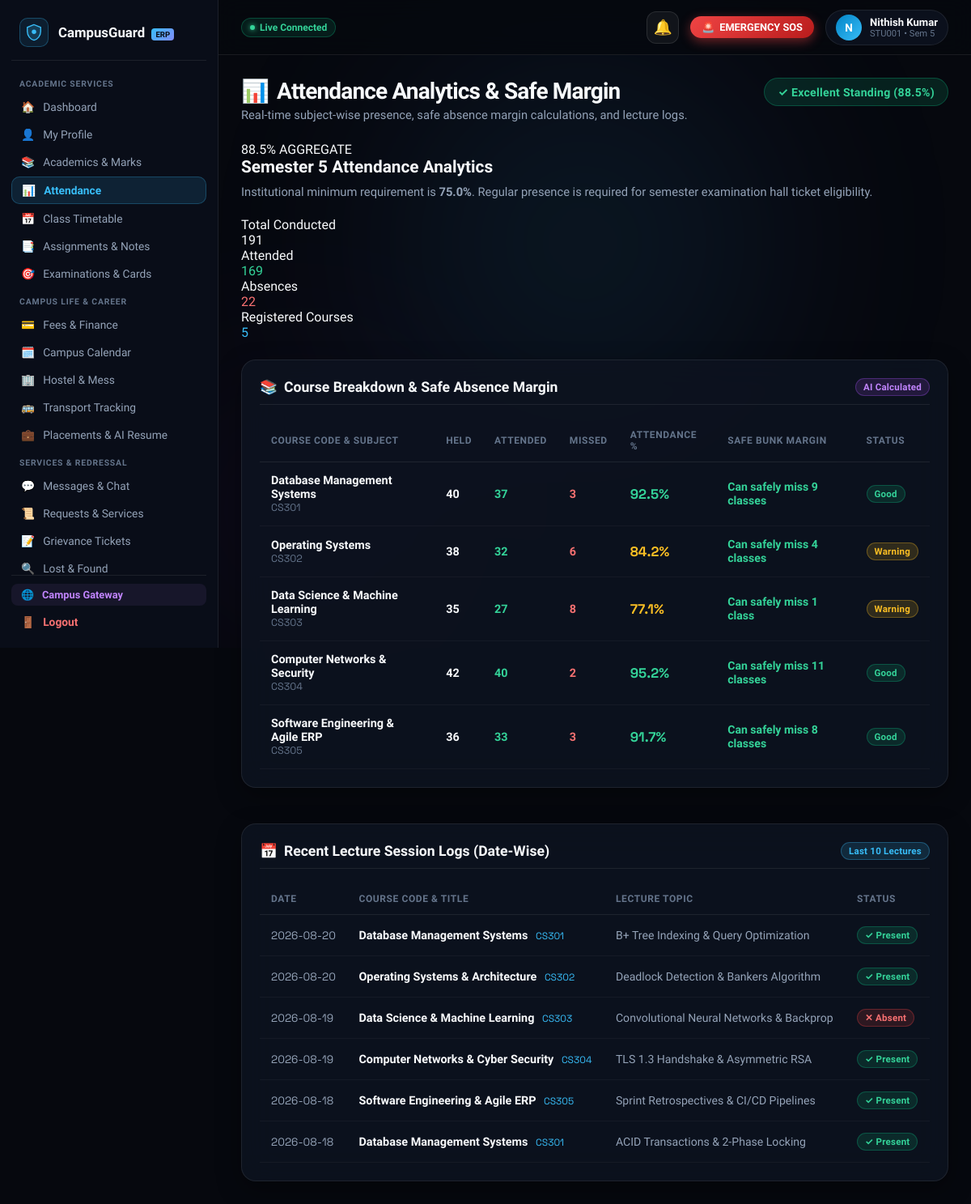
Page /student/attendance (signed in) on the earlier database version.
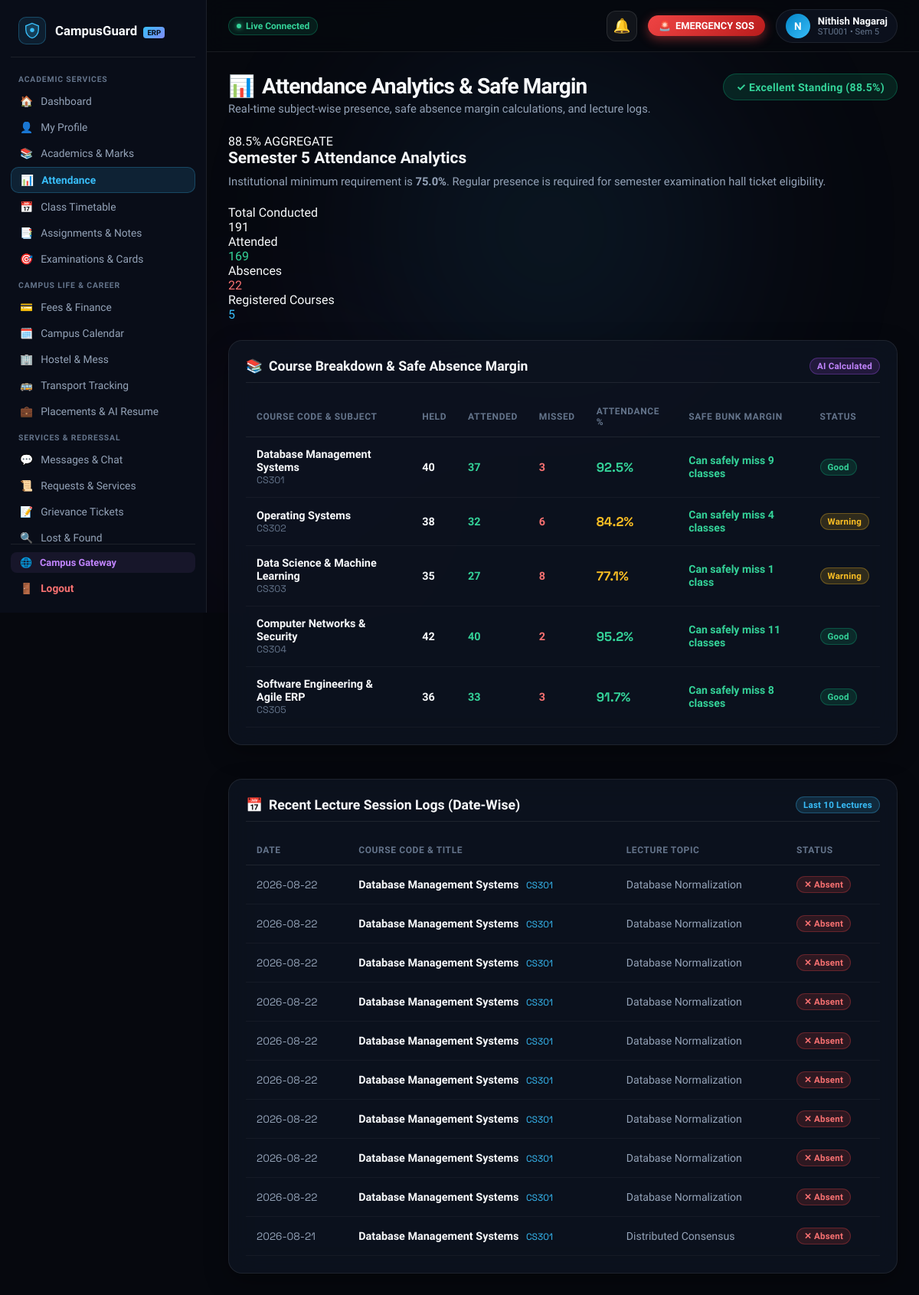
Same page on the later database version.
### tables this page shows
CREATE TABLE students (
            id INTEGER PRIMARY KEY AUTOINCREMENT,
            name TEXT NOT NULL,
            register_number TEXT UNIQUE NOT NULL,
            email TEXT NOT NULL,
            password_hash TEXT NOT NULL,
            department TEXT NOT NULL,
            year INTEGER NOT NULL,
            profile_image TEXT DEFAULT '',
            created_at TIMESTAMP DEFAULT CURRENT_TIMESTAMP
        , phone TEXT DEFAULT '+91 98765 43210', join_date TEXT DEFAULT '2023-08-01', cgpa REAL DEFAULT 8.75, program TEXT DEFAULT 'B.Tech', semester INTEGER DEFAULT 5, section TEXT DEFAULT 'A', dob TEXT DEFAULT '2004-05-14', address TEXT DEFAULT '#42, Green Avenue, Tech City, Karnataka 560001', parent_name TEXT DEFAULT 'R. S. Kumar', parent_phone TEXT DEFAULT '+91 94440 12345', sgpa REAL DEFAULT 8.90, earned_credits INTEGER DEFAULT 112, total_credits INTEGER DEFAULT 160, status TEXT DEFAULT 'ACTIVE');

CREATE TABLE attendance (
            id INTEGER PRIMARY KEY AUTOINCREMENT,
            student_id INTEGER NOT NULL,
            subject_code TEXT NOT NULL,
            subject_name TEXT NOT NULL,
            classes_held INTEGER NOT NULL,
            classes_attended INTEGER NOT NULL,
            classes_missed INTEGER NOT NULL,
            attendance_pct REAL NOT NULL,
            FOREIGN KEY (student_id) REFERENCES students (id)
        );

CREATE TABLE attendance_logs (
            id INTEGER PRIMARY KEY AUTOINCREMENT,
            student_id INTEGER NOT NULL,
            course_code TEXT NOT NULL,
            course_name TEXT NOT NULL,
            date TEXT NOT NULL,
            status TEXT NOT NULL,
            topic TEXT NOT NULL,
            FOREIGN KEY (student_id) REFERENCES students (id)
        );

### routes/student.py (the view)
@student_bp.route('/student/attendance')
@student_required
def student_attendance(student):
    conn = get_db_connection()
    records = conn.execute("SELECT * FROM attendance WHERE student_id = ?", (student['id'],)).fetchall()
    logs = conn.execute("SELECT * FROM attendance_logs WHERE student_id = ? ORDER BY date DESC LIMIT 10", (student['id'],)).fetchall()
    conn.close()
    att_analysis = analyze_student_attendance(records)
    return render_template(
        'student/attendance.html',
        student=student,
        records=records,
        attendance_logs=logs,
        total_held=att_analysis['total_held'],
        total_attended=att_analysis['total_attended'],
        total_missed=att_analysis['total_missed'],
        overall_pct=att_analysis['overall_pct'],
        att_analysis=att_analysis,
        active_page='attendance'
    )

### app.py (called while the page is built, shortened)
def _url_build_error_fallback(error, endpoint, values):
    for registered_ep in list(app.view_functions.keys()):
        if registered_ep == endpoint or registered_ep.endswith('.' + endpoint):
            try:
                return url_for(registered_ep, **values)
            except Exception:
                if 'student_id' in values and 'id' not in values:
                    v_copy = dict(values)
                    v_copy['id'] = v_copy.pop('student_id')
                    try:
                        return url_for(registered_ep, **v_copy)
                    except Exception:
                        pass
                continue

### database/db.py (called while the page is built)
def get_db_connection():
    conn = sqlite3.connect(DATABASE_FILE, timeout=20.0)
    conn.row_factory = sqlite3.Row
    return conn

### utils/security.py (called while the page is built)
def add_security_headers(response):
    response.headers['Cache-Control'] = 'no-cache, no-store, must-revalidate, max-age=0'
    response.headers['Pragma'] = 'no-cache'
    response.headers['Expires'] = '0'
    response.headers['X-Content-Type-Options'] = 'nosniff'
    response.headers['X-Frame-Options'] = 'SAMEORIGIN'
    response.headers['X-XSS-Protection'] = '1; mode=block'
    return response

### templates/student/attendance.html (shortened to what the changed rows need)
{% extends "student/base_student.html" %}
{% block student_content %}
<div class="page-header-block">
    <div class="page-title-group">
        <h1><span>📊</span> Attendance Analytics &amp; Safe Margin</h1>
    </div>
</div>
<section class="attendance-summary-banner">
    <div>
        <h2 style="font-size: 1.3rem; font-weight: 800; color: var(--text-primary); margin-bottom: 8px;">Semester 5 Attendance Analytics</h2>
    </div>
</section>
<section class="content-card">
    <div class="card-header-row">
        <h2 class="card-heading"><span>📚</span> Course Breakdown &amp; Safe Absence Margin</h2>
    </div>
    <div class="table-responsive">
        <table class="portal-table">
            <thead>
                <tr>
                    <th>Course Code &amp; Subject</th>
                    <th>Held</th>
                    <th>Attended</th>
                    <th>Missed</th>
                    <th>Attendance %</th>
                    <th>Safe Bunk Margin</th>
                    <th>Status</th>
                </tr>
            </thead>
            <tbody>
                {% for item in records %}
                {% set safe_bunks = ((item.classes_attended - (0.75 * item.classes_held)) / 0.75)|int %}
                <tr>
                    <td>
                        <div style="font-weight: 700; color: var(--text-primary);">{{ item.subject_name }}</div>
                        <div style="font-size: 0.78rem; color: var(--text-muted); font-family: var(--font-mono);">{{ item.subject_code }}</div>
                    </td>
                    <td><strong>{{ item.classes_held }}</strong></td>
                    <td style="color: #34d399; font-weight: 700;">{{ item.classes_attended }}</td>
                    <td style="color: #f87171; font-weight: 700;">{{ item.classes_missed }}</td>
                    <td>
                        <div style="font-weight: 800; font-family: var(--font-mono); font-size: 1.05rem; {% if item.attendance_pct >= 85 %}color: #34d399;{% elif item.attendance_pct >= 75 %}color: #fbbf24;{% else %}color: #f87171;{% endif %}">
                            {{ item.attendance_pct }}%
                        </div>
                    </td>
                    <td>
                        {% if safe_bunks > 0 %}
                            <span style="color: #34d399; font-weight: 700; font-size: 0.88rem;">Can safely miss <strong>{{ safe_bunks }}</strong> class{% if safe_bunks > 1 %}es{% endif %}</span>
                        {% else %}
                            <span style="color: #f87171; font-weight: 700; font-size: 0.88rem;">Must attend next <strong>2</strong> classes</span>
                        {% endif %}
                    </td>
                    <td>
                        {% if item.attendance_pct >= 85 %}
                            <span class="badge badge-green">Good</span>
                        {% elif item.attendance_pct >= 75 %}
                            <span class="badge badge-yellow">Warning</span>
                        {% else %}
                            <span class="badge badge-red">Critical</span>
                        {% endif %}
                    </td>
                </tr>
                {% endfor %}
            </tbody>
        </table>
    </div>
</section>
<section class="content-card" style="margin-top: 20px;">
    <div class="card-header-row">
        <h2 class="card-heading"><span>📅</span> Recent Lecture Session Logs (Date-Wise)</h2>
    </div>
    <div class="table-responsive">
        <table class="portal-table">
            <thead>
                <tr>
                    <th>Date</th>
                    <th>Course Code &amp; Title</th>
                    <th>Lecture Topic</th>
                    <th>Status</th>
                </tr>
            </thead>
            <tbody>
                {% for log in attendance_logs|default([]) %}
                <tr>
                    <td style="font-family: var(--font-mono); font-size: 0.85rem; color: #94a3b8;">{{ log.date }}</td>
                    <td>
                        <strong>{{ log.course_name }}</strong>
                        <span style="font-size: 0.75rem; color: #38bdf8; font-family: var(--font-mono); margin-left: 6px;">{{ log.course_code }}</span>
                    </td>
                    <td style="font-size: 0.88rem; color: var(--text-secondary);">{{ log.topic }}</td>
                    <td>
                        {% if log.status == 'Present' %}
                            <span class="badge badge-green">✓ Present</span>
                        {% else %}
                            <span class="badge badge-red">✕ Absent</span>
                        {% endif %}
                    </td>
                </tr>
                {% endfor %}
            </tbody>
        </table>
    </div>
</section>
{% endblock %}

### templates/student/base_student.html (shortened to what the changed rows need)
<!DOCTYPE html>
<html lang="en">
<head>
    <link rel="stylesheet" href="{{ url_for('static', filename='css/student-portal.css') }}">
    <link rel="stylesheet" href="{{ url_for('static', filename='css/campusguard-toast.css') }}">
    <link rel="stylesheet" href="{{ url_for('static', filename='css/emergency.css') }}">
</head>
<body>
    <div class="portal-layout">
        <div class="main-wrapper">
            <header class="topbar">
                <div class="topbar-right">
                    <a href="{{ url_for('student_profile') }}" class="user-avatar-pill" title="View Profile">
                        <div class="avatar-circle">
                            {{ student.name[0]|upper if student else 'S' }}
                        </div>
                        <div class="user-meta-top">
                            <span class="user-name-top">{{ student.name if student else 'Student' }}</span>
                            <span class="user-role-top">{{ student.register_number if student else '' }} • Sem {{ student.semester|default(5) }}</span>
                        </div>
                    </a>
                </div>
            </header>
            <main class="portal-content">
                {% block student_content %}{% endblock %}
            </main>
        </div>
    </div>
</body>
</html>

Differences in the rows shown:
no longer on this page (row unchanged): attendance_logs: date "2026-08-20", course_name "Database Management Systems", course_code "CS301", topic "B+ Tree Indexing & Query Optimization", status "✓ Present"
no longer on this page (row unchanged): attendance_logs: date "2026-08-20", course_name "Operating Systems & Architecture", course_code "CS302", topic "Deadlock Detection & Bankers Algorithm", status "✓ Present"
no longer on this page (row unchanged): attendance_logs: date "2026-08-19", course_name "Data Science & Machine Learning", course_code "CS303", topic "Convolutional Neural Networks & Backprop", status "✕ Absent"
no longer on this page (row unchanged): attendance_logs: date "2026-08-19", course_name "Computer Networks & Cyber Security", course_code "CS304", topic "TLS 1.3 Handshake & Asymmetric RSA", status "✓ Present"
no longer on this page (row unchanged): attendance_logs: date "2026-08-18", course_name "Software Engineering & Agile ERP", course_code "CS305", topic "Sprint Retrospectives & CI/CD Pipelines", status "✓ Present"
no longer on this page (row unchanged): attendance_logs: date "2026-08-18", course_name "Database Management Systems", course_code "CS301", topic "ACID Transactions & 2-Phase Locking", status "✓ Present"
changed students "STU001": name "Nithish Kumar" → "Nithish Nagaraj"
added attendance_logs: date "2026-08-22", course_name "Database Management Systems", course_code "CS301", topic "Database Normalization", status "✕ Absent"
added attendance_logs: date "2026-08-22", course_name "Database Management Systems", course_code "CS301", topic "Database Normalization", status "✕ Absent"
added attendance_logs: date "2026-08-22", course_name "Database Management Systems", course_code "CS301", topic "Database Normalization", status "✕ Absent"
added attendance_logs: date "2026-08-22", course_name "Database Management Systems", course_code "CS301", topic "Database Normalization", status "✕ Absent"
added attendance_logs: date "2026-08-22", course_name "Database Management Systems", course_code "CS301", topic "Database Normalization", status "✕ Absent"
added attendance_logs: date "2026-08-22", course_name "Database Management Systems", course_code "CS301", topic "Database Normalization", status "✕ Absent"
added attendance_logs: date "2026-08-22", course_name "Database Management Systems", course_code "CS301", topic "Database Normalization", status "✕ Absent"
added attendance_logs: date "2026-08-22", course_name "Database Management Systems", course_code "CS301", topic "Database Normalization", status "✕ Absent"
added attendance_logs: date "2026-08-22", course_name "Database Management Systems", course_code "CS301", topic "Database Normalization", status "✕ Absent"
added attendance_logs: date "2026-08-21", course_name "Database Management Systems", course_code "CS301", topic "Distributed Consensus", status "✕ Absent"
